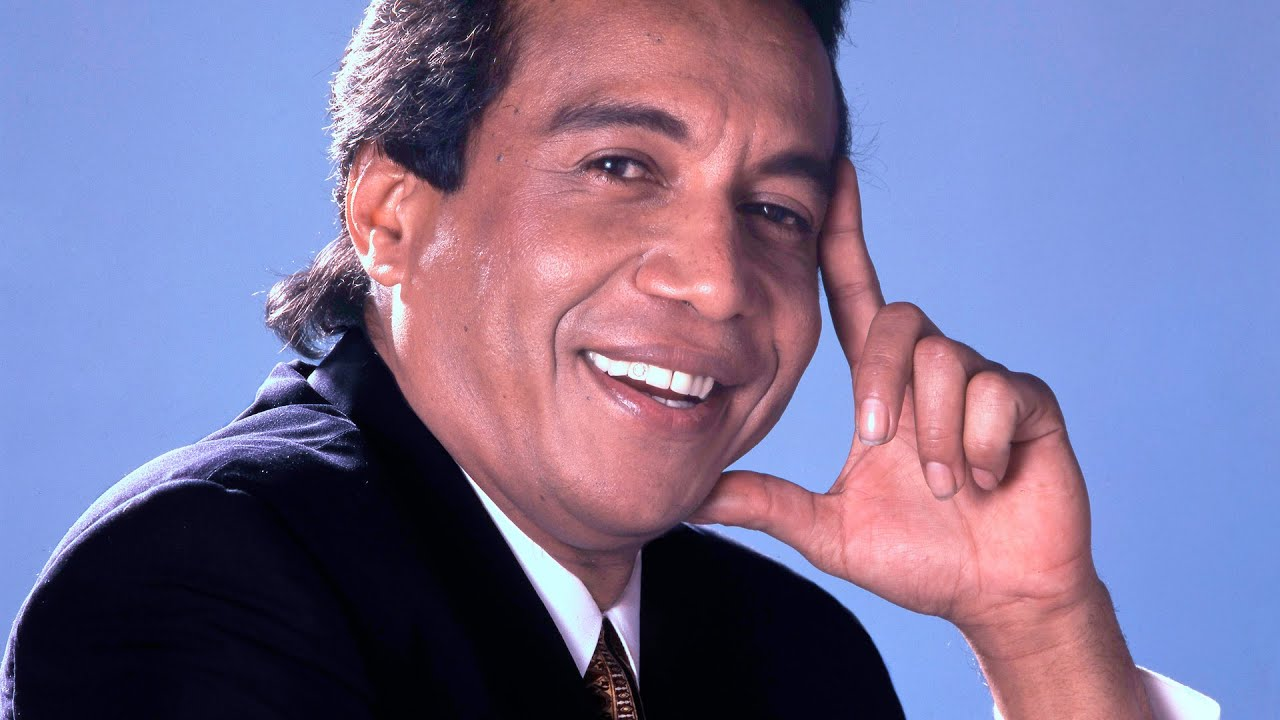
#> input picture vision_pc/talleres/taller2/imgs/diomedes2.jpg, 1280 x 720 px
$ jupyter execute 'Taller 2 Analisis Frecuencial.ipynb'
#> lines starting #> are read from the running program, lines starting #| are printed output that depends on the picture
# Taller 2: Analisis Frecuencial de Imagenes

En este taller vamos a explorar el analisis frecuencial de imagenes utilizando la transformada de Fourier en Python. Para este analisis necesitaremos las librerias **opencv**, **numpy** y **matplotlib**.

Para realizar el analisis se requieren las funciones **numpy.fft.fft2**, **np.fft.ifft2**, **numpy.fft.fftshift**. En este taller siga los siguientes pasos:

1. Cargue una imagen cualquiera en escala de grises.
2. Calcule la transformada de Fourier de la imagen con la función **numpy.fft.fft2**
3. Grafique como una imagen la transformada de Fourier, tenga en cuenta que esta produce numeros complejos y buscamos graficar la magnitud.
4. Grafique en escala logaritmica la transformada de Fourier, aplicando la transformacion Magnitud=20$log$[abs(FFT_Imagen)]. ¿Qué diferencia hay entre la gráfica anterior y esta? ¿porqué se observan estas diferencias?
5. Centre el espectro utilizando la función **numpy.fft.fftshift**, Gráfique de nuevo la magnitud del espectro en escala normal y escala logaritmica. ¿Qué diferencias hay y porqué?
6. Elimine la parte central del espectro, colocando valores de cero, use la función **numpy.fft.fftshift** de nuevo para volver al espectro sin corrimiento, y encuentre la imagen transformada utilizando **numpy.fft.fft2**. Es posible que deba extraer solo la parte real del proceso anterior y llevar los valores a formato *uint8*. Gráfique la imagen original y la imagen transformada, ¿Qué observa?, ¿Porqué? ¿Es lo que esperaba?
7. Ahora haga el proceso contrario, deje solo la parte central de la FFT y coloque lo demás en cero. Calcule la transofrmada inversa y grafique la imagen resultante ¿que observa?¿Porqué sucede eso?
8. A la imagen original apliquele un flitro pasa bajos, calcule el espectro de ambas imagenes y comparelos, ¿Qué observa?
9. Ahora agregale ruido gausiano a la imagen y compara los espectros ¿Qué observa?
10. Basado en esto, ¿Cómo puedes diseñar un sistema que permita indicar si una imagen esta difuminada, o si tiene mucho ruido?

Por favor entregar este taller hasta donde hayan logrado realizar al final de la clase **(Viernes 4 de Marzo 2022, 9:00 a.m.)**, pueden hacerse en grupos de dos personas. Disfruten el desarrollo del taller!!!!

[cell 1]
import numpy as np
import cv2
from matplotlib import pyplot as plt

## Pasos:

***1. Cargue una imagen cualquiera en escala de grises***

[cell 2]
img = cv2.imread('./imgs/diomedes2.jpg')
#> img is the input picture: shape (720, 1280, 3); mean B, G, R 151.1, 113.9, 123.6
#img = cv2.imread('./imgs/diomedes.jpeg')

gray = cv2.cvtColor(img, cv2.COLOR_BGR2GRAY)
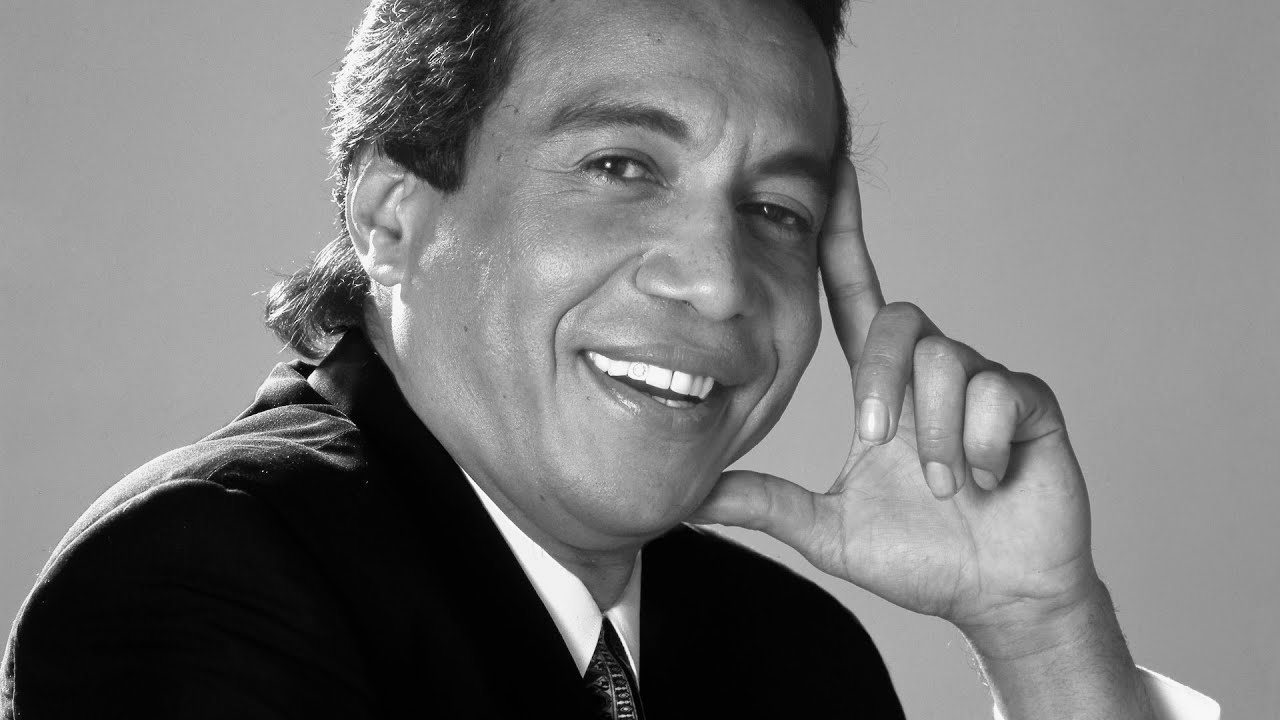
#> gray: shape (720, 1280); min 0, max 255, mean 121
plt.imshow(gray, cmap = 'gray')

## Pasos:

***2. Calcule la transformada de fourierde la imagen con la función np.fft.fft2***

[cell 3]
transf_img = np.fft.fft2(gray)

## Pasos:

***3. Grafique como una imagen la transformada de Fourier, tenga en cuenta que esta produce numeros complejos y buscamos graficar la magnitud.***

[cell 4]
fft_magnitude = np.abs(transf_img)
plt.title("Magnitud de la transformada de fourier normalizada")
plt.imshow(fft_magnitude/np.max(fft_magnitude), cmap='gray')
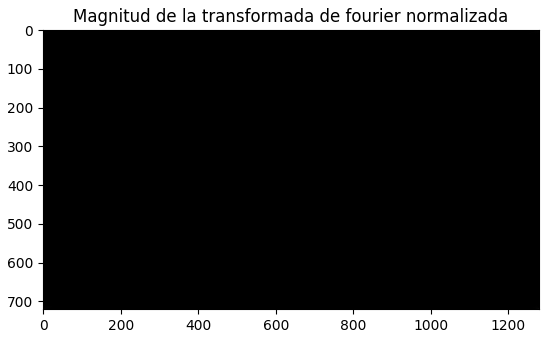
#> figure drawn by matplotlib, 1 panel

## Pasos:

***4. Grafique en escala logaritmica la transformada de Fourier, aplicando la transformacion Magnitud=20$log$[abs(FFT_Imagen)]. ¿Qué diferencia hay entre la gráfica anterior y esta? ¿porqué se observan estas diferencias?***

[cell 5]
plt.title("Magnitud de la transformada de fourier normalizada en escala logarírmica")
plt.imshow(20*np.log(fft_magnitude/np.max(fft_magnitude) + 0.00001), cmap='gray')
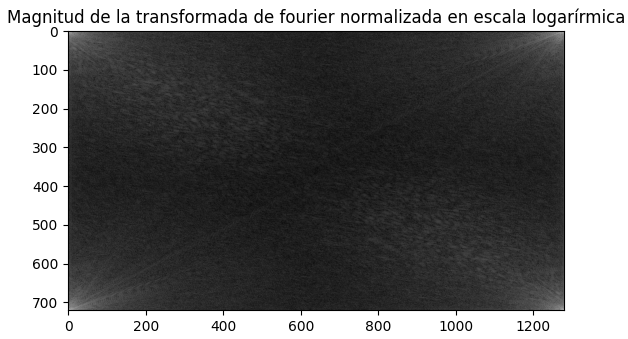
#> figure drawn by matplotlib, 1 panel

Ambas imágenes son distintas porque los valores de las magnitudes son muy pequeños y también cercanos entre sí, entonces al aplicar logaritmo a la magnitud de la fft, logramos espaciar mejor las magnitudes de la fft generando más contraste visualmente. Esto además del escalamiento por la constante $20$ hace que sí se pueda ver la imagen más claramente.

## Pasos:

***5. Centre el espectro utilizando la función np.fft.fftshift, Gráfique de nuevo la magnitud del espectro en escala normal y escala logaritmica. ¿Qué diferencias hay y porqué?***

[cell 6]
shifted_fft = np.fft.fftshift(transf_img)
shifted_fft_mag = np.abs(shifted_fft)

fig, axs = plt.subplots(1, 2, figsize=(12,12))
fig
axs[0].set_title("Magnitud de la transformada de fourier normalizada")
axs[1].set_title("Magnitud de la transformada de fourier normalizada en escala log")

axs[0].imshow(shifted_fft_mag, cmap='gray')
axs[1].imshow(20*np.log( 0.00001 + (shifted_fft_mag/np.max(shifted_fft_mag)) ),
              cmap='gray')

plt.tight_layout(pad=0.4)
plt.show()
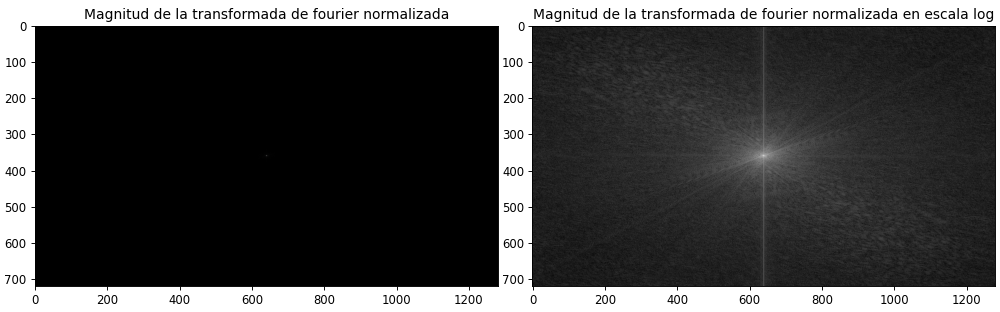
#> figure drawn by matplotlib, 2 panels

Nuevamente las diferencias que notamos entre la  **Magnitud de la transformada de fourier normalizada** y **Magnitud de la transformada de fourier normalizada en escala log**, se dan por los efectos del logaritmo discutidos anteriormente. La diferencia con respecto a su versión sin *shift* **[PREGUNTAR]()**

## Pasos:

***6. Elimine la parte central del espectro, colocando valores de cero, use la función numpy.fft.fftshift de nuevo para volver al espectro sin corrimiento, y encuentre la imagen transformada utilizando numpy.fft.fft2. Es posible que deba extraer solo la parte real del proceso anterior y llevar los valores a formato *uint8*. Gráfique la imagen original y la imagen transformada, ¿Qué observa?, ¿Porqué? ¿Es lo que esperaba?***

[cell 7]
winSize = 3
shifted_fft_cp = shifted_fft.copy()
nrows, ncols = shifted_fft_cp.shape
#> nrows = 720; ncols = 1280

center_row = np.floor(nrows/2).astype('int32')
#> center_row = 360
center_col = np.floor(ncols/2).astype('int32')
#> center_col = 640

shifted_fft_cp[center_row - winSize:center_row + winSize,
               center_col - winSize:center_col + winSize] = 0


unshifted_fft = np.fft.fftshift(shifted_fft_cp)
transformed_img = np.fft.ifft2(unshifted_fft)

*Ploteamos los resultados*

[cell 8]
fig2, axs2 = plt.subplots(1, 2, figsize=(12,12))

axs2[0].set_title("Imagen Alterada en escala de grises")
axs2[1].set_title("Imagen Original en escala de grises")

axs2[0].imshow(np.real(transformed_img).astype('uint8'), cmap='gray')
axs2[1].imshow(gray, cmap='gray')

plt.tight_layout(pad=0.4)
plt.show()
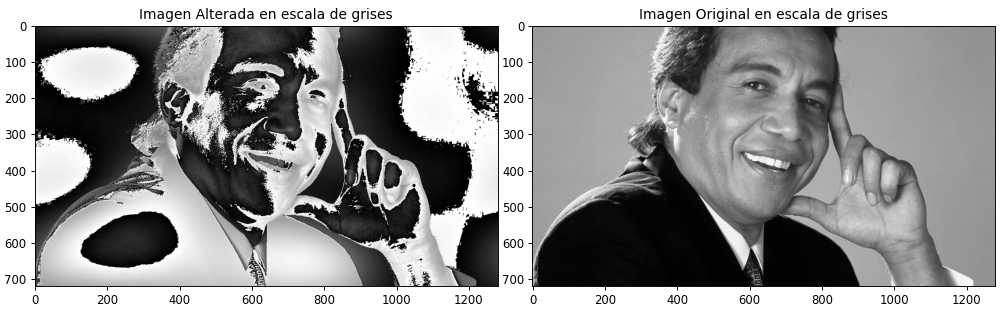
#> figure drawn by matplotlib, 2 panels

## Pasos:

***7. Ahora haga el proceso contrario, deje solo la parte central de la FFT y coloque lo demás en cero. Calcule la transofrmada inversa y grafique la imagen resultante ¿que observa?¿Porqué sucede eso?***

[cell 9]
winSize2 = 20

shifted_fft_cp2 = shifted_fft.copy()
nrows2, ncols2 = shifted_fft_cp2.shape
#> nrows2 = 720; ncols2 = 1280

center_row2 = np.floor(nrows/2).astype('int32')
#> center_row2 = 360
center_col2 = np.floor(ncols/2).astype('int32')
#> center_col2 = 640

mask = np.zeros((nrows2, ncols2))
mask[center_row - winSize2:center_row + winSize2,
     center_col - winSize2:center_col + winSize2] = 1

unshifted_fft2 = np.fft.fftshift( np.multiply(shifted_fft_cp2, mask) )
transformed_img2 = np.fft.ifft2(unshifted_fft2)

*Ploteamos los resultados:*

[cell 10]
fig3, axs3 = plt.subplots(1, 2, figsize=(12,12))

axs3[0].set_title("Imagen Alterada en escala de grises")
axs3[1].set_title("Imagen Original en escala de grises")

axs3[0].imshow(np.real(transformed_img2).astype('uint8'), cmap='gray')
axs3[1].imshow(gray, cmap='gray')

plt.tight_layout(pad=0.4)
plt.show()
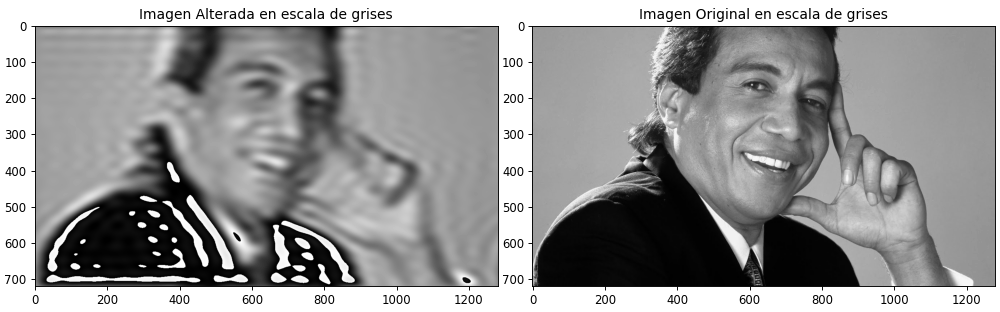
#> figure drawn by matplotlib, 2 panels

***8. A la imagen original apliquele un flitro pasa bajos, calcule el espectro de ambas imagenes y comparelos, ¿Qué observa?***

[cell 11]
#carga la imagen y la pone en escala de grises
#img = cv2.imread('./imgs/diomedes.jpeg')
img = cv2.imread('./imgs/diomedes2.jpg')
gray = cv2.cvtColor(img, cv2.COLOR_BGR2GRAY)

# hace blur a la imagen
blurred_img = cv2.blur(gray,(10,10))

# calcula la fft de la imagen con blur
blurred_img_fft = np.fft.fft2(blurred_img)
blurred_fft_shift = np.fft.fftshift(blurred_img_fft)


#calcula la fft de la imagen original
fft_shift_og = np.fft.fftshift( np.fft.fft2(gray) )

[cell 12]
fig4, axs4 = plt.subplots(1, 2, figsize=(12,12))

axs4[0].set_title("Magnitud de la fft de la imagen difuminada\n \
                    en escala de grises (en escala logaritmica)")
axs4[1].set_title("Magnitud de la fft de la imagen original\n \
                   en escala de grises (en escala logaritmica)")

axs4[0].imshow( 20*np.log( 0.0001 + np.abs(blurred_fft_shift)/np.max( np.abs(blurred_fft_shift))),
               cmap='gray')
axs4[1].imshow( 20*np.log( 0.0001 + np.abs(fft_shift_og)/np.max(np.abs(fft_shift_og))),
               cmap='gray')

plt.tight_layout(pad=0.4)
plt.show()
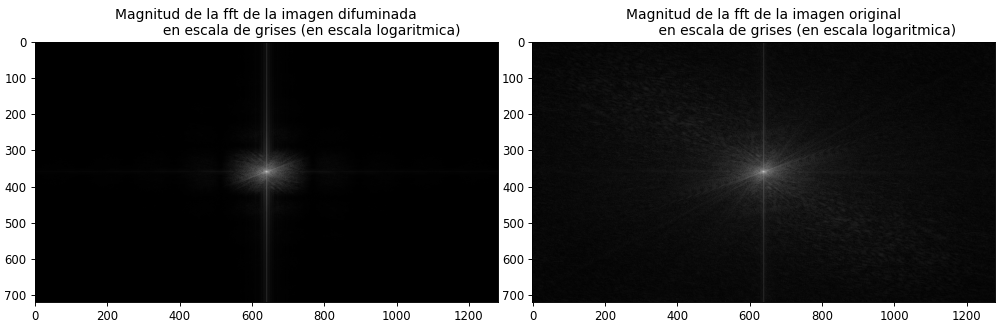
#> figure drawn by matplotlib, 2 panels

## Pasos:

9. Ahora agregale ruido gausiano a la imagen y compara los espectros ¿Qué observa?

[cell 13]
nrows, ncols = gray.shape
noisy_img = np.random.rand(nrows, ncols)*10 + gray

# calcula la fft de la imagen con blur
fft_shift_noisy =  np.fft.fftshift(np.fft.fft2(noisy_img))

[cell 14]
fig4, axs4 = plt.subplots(1, 2, figsize=(12,12))

axs4[0].set_title("Magnitud de la fft de la imagen ruidosa\n \
                    en escala de grises (en escala logaritmica)")
axs4[1].set_title("Magnitud de la fft de la imagen original\n \
                   en escala de grises (en escala logaritmica)")

axs4[0].imshow( 20*np.log( 0.0001 + np.abs(fft_shift_noisy)/np.max( np.abs(fft_shift_noisy))),
               cmap='gray')
axs4[1].imshow( 20*np.log( 0.0001 + np.abs(fft_shift_og)/np.max(np.abs(fft_shift_og))),
               cmap='gray')

plt.tight_layout(pad=0.4)
plt.show()
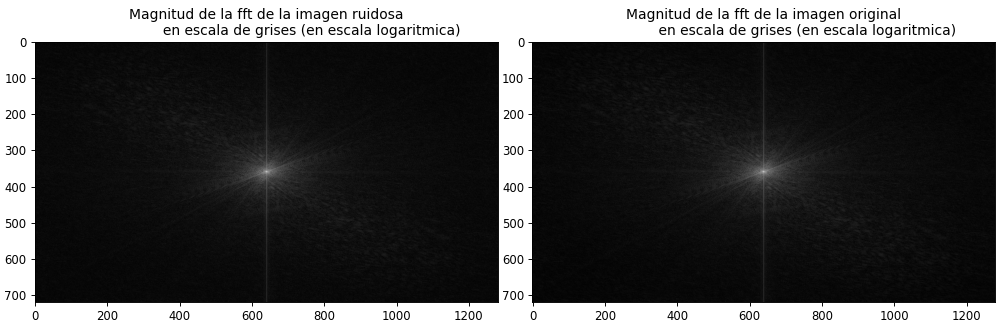
#> figure drawn by matplotlib, 2 panels

$ run again, with vision_pc/talleres/taller2/imgs/diomedes.jpeg copied over vision_pc/talleres/taller2/imgs/diomedes2.jpg
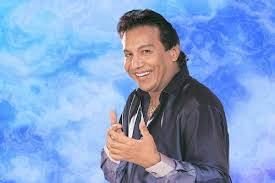
#> input picture vision_pc/talleres/taller2/imgs/diomedes.jpeg, 275 x 183 px
#> img is the input picture: shape (183, 275, 3); mean B, G, R 205.2, 159.3, 129.9
#> `blurred_img = cv2.blur(gray,(10,10))`:
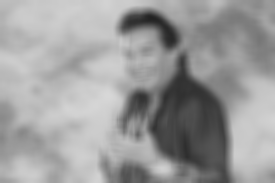
#> blurred_img: shape (183, 275); min 34, max 215, mean 155.8
#> `plt.show()`:
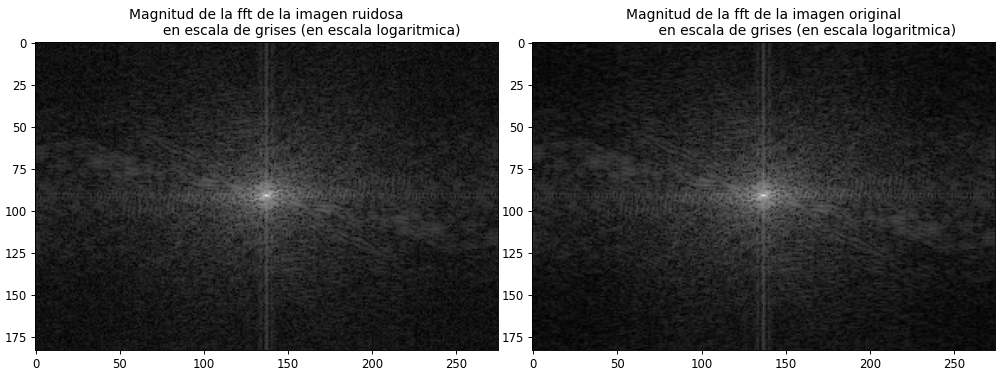
#> figure drawn by matplotlib, 2 panels
